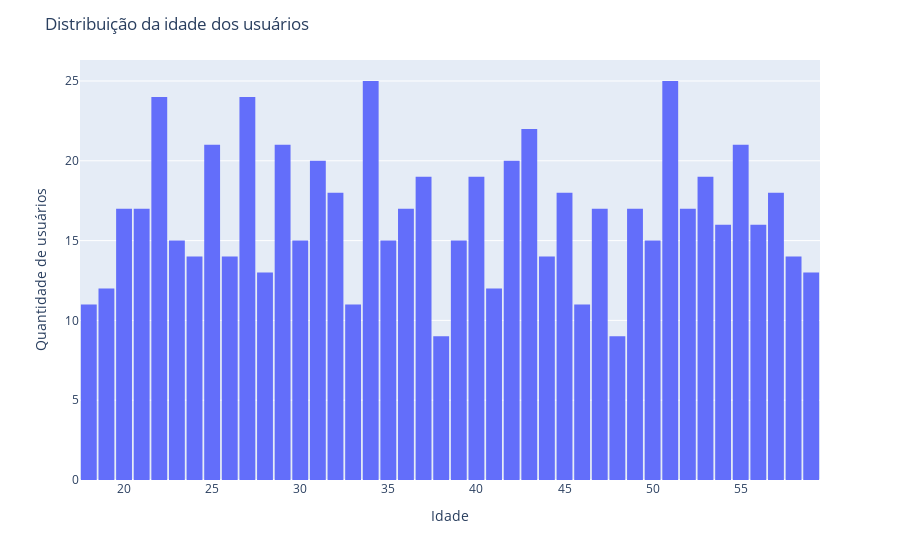

Notebook cell for this chart:
### Markdown cell above
#### Distribuição de idade geral

### Code cell
#Plotando dados do histograma
fig_age_distrib = px.histogram(df_mobile, x ='age')

#Alterando o tamanho dos bins
fig_age_distrib.update_traces(xbins= dict(size=1))

# Ajustando layout do gráfico
fig_age_distrib.update_layout(
    xaxis_title='Idade', 
    yaxis_title='Quantidade de usuários',
    title='Distribuição da idade dos usuários',
    bargap=0.1
)

# Mostrando o gráfico
fig_age_distrib.show()

### Figure 1 — Plotly figure (JSON) as saved in the notebook; plotly's stock layout.template omitted (floating-point values rounded to 4 significant figures; data arrays with more than 128 entries replaced by an {"elided": "..."} marker saying what was removed)
{"data": [{"alignmentgroup": "True", "bingroup": "x", "hovertemplate": "age=%{x}<br>count=%{y}<extra></extra>", "legendgroup": "", "marker": {"color": "#636efa", "pattern": {"shape": ""}}, "name": "", "offsetgroup": "", "orientation": "v", "showlegend": false, "type": "histogram", "x": {"elided": "700 int values"}, "xaxis": "x", "xbins": {"size": 1}, "yaxis": "y"}], "layout": {"bargap": 0.1, "barmode": "relative", "legend": {"tracegroupgap": 0}, "margin": {"t": 60}, "title": {"text": "Distribuição da idade dos usuários"}, "xaxis": {"anchor": "y", "domain": [0, 1], "title": {"text": "Idade"}}, "yaxis": {"anchor": "x", "domain": [0, 1], "title": {"text": "Quantidade de usuários"}}}}
